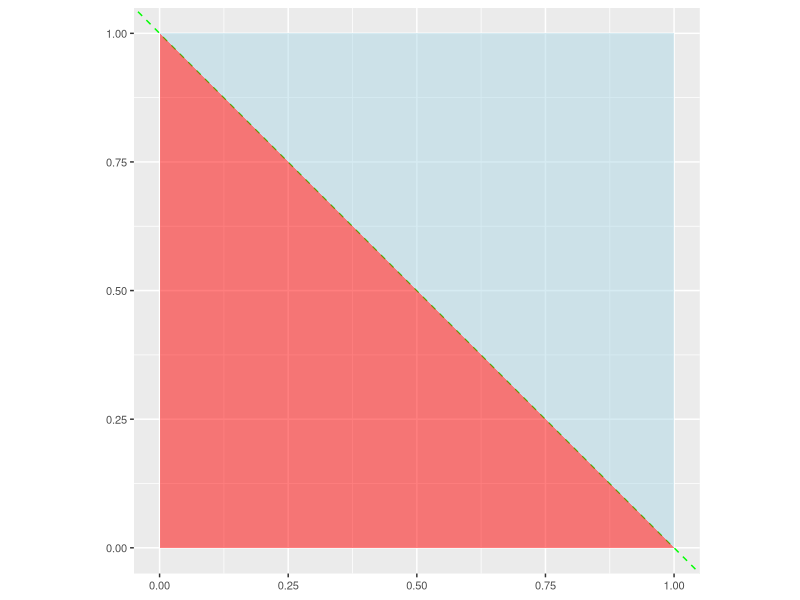
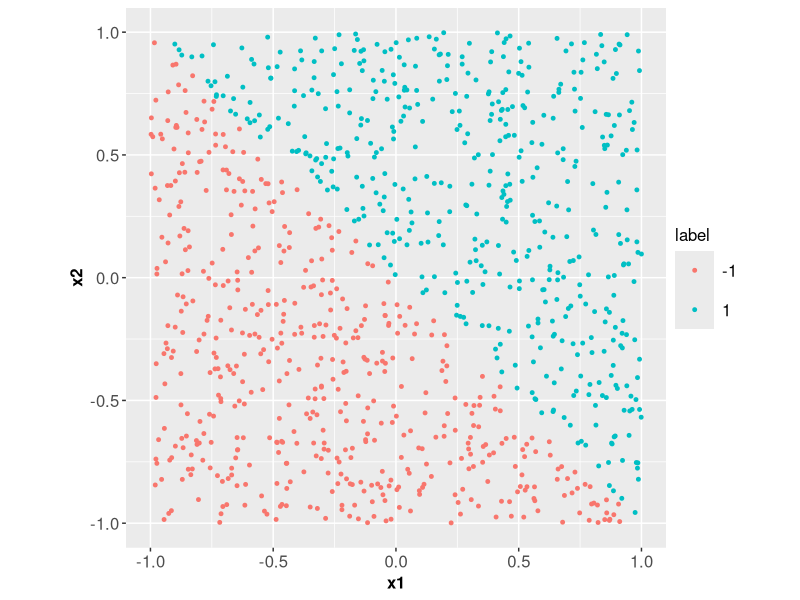
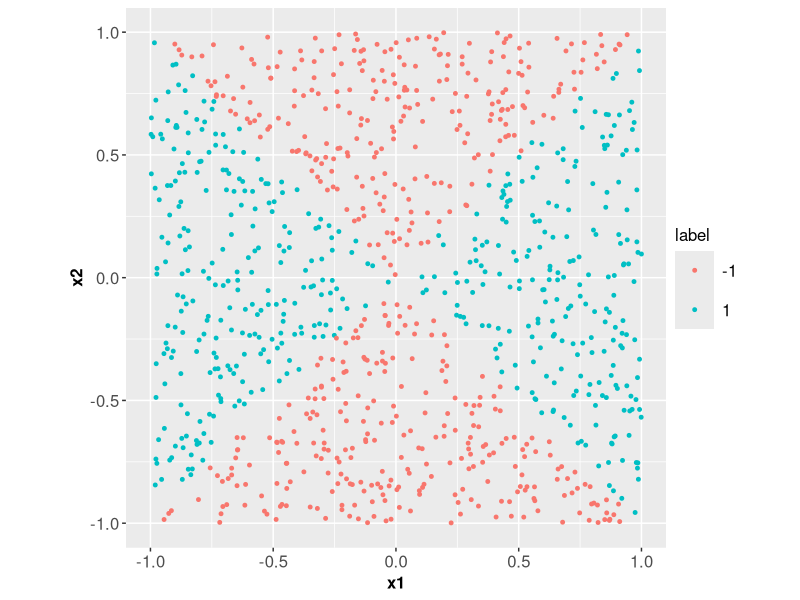
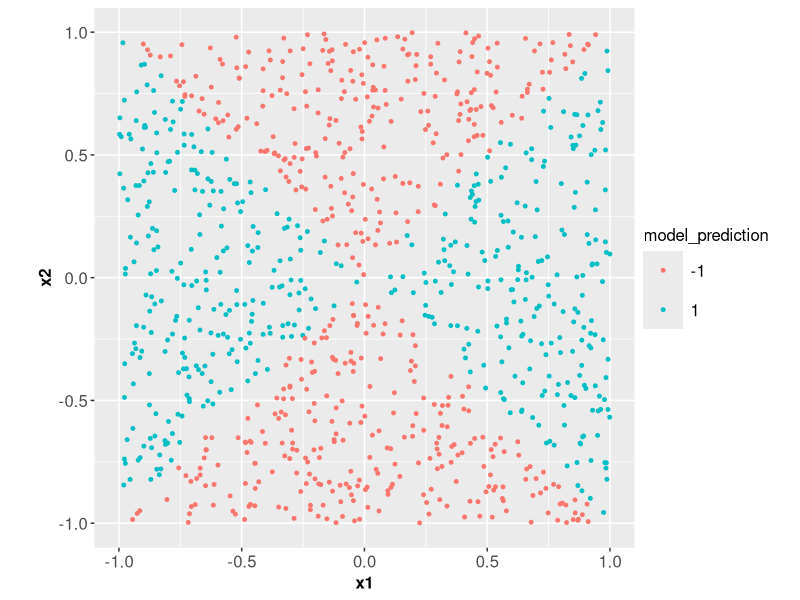
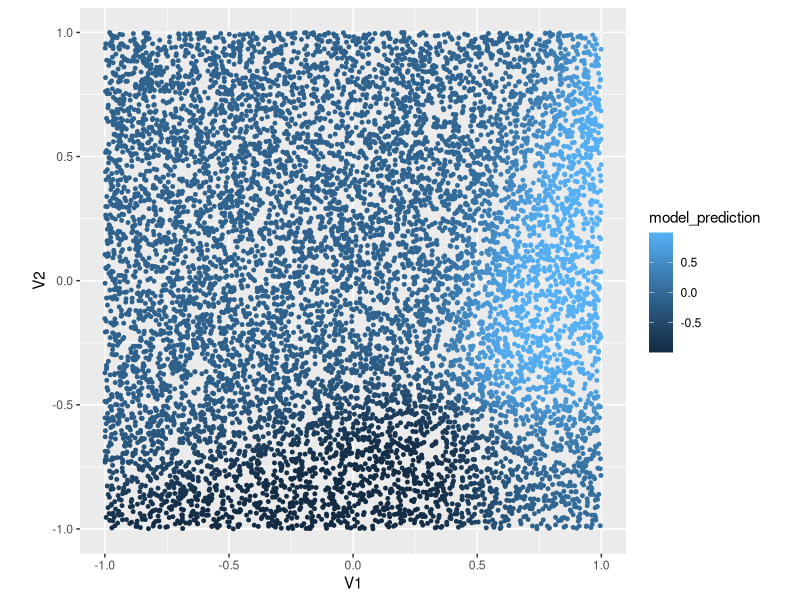

Source code (R) for these figures, in order:
## ---- chunk 1
knitr::opts_chunk$set(echo = TRUE)
# install required packages
library(rlist)
library(ggplot2)
## ---- chunk 2
apply_perceptron <- function(weights=NULL, input_data=NULL){
  # to use the first weight as z-intercept, the z-value of the data (first column) is set to 1
  input_data_ext <- cbind(rep(1, nrow(input_data)), input_data)
  # do matrix-vector multiplication and get sign of each entry in the resulting vector
  # this means that we apply the perceptron function to each row (data point)
  labels <- sign((input_data_ext %*% weights))
  return(labels)
}
## ---- chunk 3
ggplot() +
  geom_abline(intercept = 1, slope = -1, color="green", linetype="dashed", size=0.5) +
  geom_ribbon(stat = 'function', fun = function(x){-x+1},
              mapping = aes(ymin = after_stat(y), ymax = 1),
              fill = 'lightblue', alpha = 0.5)+
  geom_ribbon(stat = 'function', fun = function(x){-x+1},
              mapping = aes(ymin = 0, ymax = after_stat(y)),
              fill = 'red', alpha = 0.5)+
  theme(axis.text=element_text(size=8),
        axis.title=element_text(size=0,face="bold"))+
  coord_fixed()
## ---- chunk 4
rand_select <- function(dimension_intervals=list(x1, x2), number_of_samples=10){
  list_with_one_vector_per_dim <- lapply(dimension_intervals, FUN=function(interval){
    runif(number_of_samples, min=interval[1], max=interval[2])
  })
  df_with_points <- do.call(cbind, list_with_one_vector_per_dim)
  return(df_with_points)
}
## ---- chunk 5
# select random points from two dimensional space
set.seed(1)
points <- rand_select(dimension_intervals=list(c(-1, 1), c(-1, 1)), number_of_samples=1000)
# classify those points using the perceptron algorithm
labels1 <- apply_perceptron(weights=c(0, 1, 1), input_data=points)

# visualize the results
data1 <- data.frame(x1=points[,1], x2=points[,2], label=as.character(labels1))
ggplot(data1, aes(x=x1, y=x2, color=label)) +
  geom_point(size=1)+xlim(-1, 1)+ylim(-1, 1)+coord_fixed()+
  theme(axis.text=element_text(size=12),
        axis.title=element_text(size=12,face="bold"),
        legend.title = element_text(size=12),
        legend.text = element_text(size=12),
        legend.key.size = unit(1, "cm"),
        legend.box.margin=margin(-10,-10,-10,-10))
## ---- chunk 6
labels2 <- apply_perceptron(weights=c(0, 1, -1), input_data=points)
data2 <- data1
data2$label <- as.character(unlist(lapply(c(1:length(labels2)), FUN=function(index){if(labels1[index] == labels2[index]){return(1)}else{return(-1)}})))

ggplot(data2, aes(x=x1, y=x2, color=label)) +
  geom_point(size=1)+xlim(-1, 1)+ylim(-1, 1)+coord_fixed()+
  theme(axis.text=element_text(size=12),
        axis.title=element_text(size=12,face="bold"),
        legend.title = element_text(size=12),
        legend.text = element_text(size=12),
        legend.key.size = unit(1, "cm"),
        legend.box.margin=margin(-10,-10,-10,-10))
## ---- chunk 7
apply_perceptron_network <- function(weights1=NULL, weights2=NULL, weights3=NULL, weights4=NULL, weights5=NULL, input_data=NULL){
  input_data_ext <- cbind(rep(1, nrow(input_data)), input_data)
  # run perceptrons of input layer
  output1 <- sign((input_data_ext %*% weights1))
  output2 <- sign((input_data_ext %*% weights2))
  input_for_hidden_layer <- as.matrix(cbind(rep(1, nrow(input_data)), output1, output2))
  # run perceptrons of hidden (intermediate) layer
  output3 <- sign((input_for_hidden_layer %*% weights3))
  output4 <- sign((input_for_hidden_layer %*% weights4))
  input_for_final_perceptron <- as.matrix(cbind(rep(1, nrow(input_data)), output3, output4))
  # run output perceptron
  output5 <- sign((input_for_final_perceptron %*% weights5))
  return(output5)
}
## ---- chunk 8
data2$model_prediction <- apply_perceptron_network(weights1=c(0,1,1), weights2=c(0,1,-1), weights3=c(-1.5, 1, 1), weights4=c(-1.5, -1, -1), weights5=c(1.5, 1, 1), input_data=as.matrix(data2[,c(1,2)]))
data2$model_prediction <- as.character(data2$model_prediction)
ggplot(data2, aes(x=x1, y=x2, color=model_prediction)) +
  geom_point(size=1)+xlim(-1, 1)+ylim(-1, 1)+coord_fixed()+
  theme(axis.text=element_text(size=12),
        axis.title=element_text(size=12,face="bold"),
        legend.title = element_text(size=12),
        legend.text = element_text(size=12),
        legend.key.size = unit(1, "cm"),
        legend.box.margin=margin(-10,-10,-10,-10))

## ---- chunk 9
set.seed(1)

# specify the architecture: "+1" is always added to the number of inputs because we always add the same constant as an extra input so that one weight per neuron functions as the intercept (also called bias)
N_dims_data <- 2
N_inputs_to_L1 <- N_dims_data + 1
N_neurons_in_L1 <- 2
N_inputs_to_L2 <- N_neurons_in_L1 + 1
N_neurons_in_L2 <- 2
N_inputs_to_L3 <- N_neurons_in_L2 + 1
N_neurons_in_L3 <- 1

network_weights <- list(list(
matrix(runif(n=N_neurons_in_L1*N_inputs_to_L1, min=-1, max=1), nrow = N_neurons_in_L1, ncol=N_inputs_to_L1), 
matrix(runif(n=N_neurons_in_L2*N_inputs_to_L2, min=-1, max=1), nrow = N_neurons_in_L2, ncol=N_inputs_to_L2), 
matrix(runif(n=N_neurons_in_L3*N_inputs_to_L3, min=-1, max=1), nrow = N_neurons_in_L3, ncol=N_inputs_to_L3)))
## ---- chunk 10
forward_pass_function <- function(network_weights=NULL, data=NULL){
  optimized_weights <- network_weights[[length(network_weights)]]
  # to use weights in first column as biases, a constant is added to data vector at position       one
  # this needs to be repeated for every layer
  input_l1 <- rbind(rep(1, ncol(data)), data)
  # initialize lists for storing inputs and outputs
  inputs <- list(input_l1)
  outputs <- list()
  # run first layer and all hidden layers in loop
  for (index in c(1:(length(optimized_weights)-1))){
    outputs[[index]] <- tanh(optimized_weights[[index]] %*% inputs[[index]])
    inputs[[index+1]] <- rbind(rep(1, ncol(outputs[[index]])), outputs[[index]])
  }
  # run output layer; as our goal is to classify data, we just take the sign of the output
  outputs[[length(optimized_weights)]] <- tanh(optimized_weights[[length(optimized_weights)]] %*% inputs[[length(optimized_weights)]])
  # return final results plus all intermediate in- and outputs
  return(list(result=outputs[[length(optimized_weights)]],
              inputs=inputs,
              outputs=outputs))
}
## ---- chunk 11
backpropagation_function <- function(in_out_values=results, weights=network_weights, labels=matrix(c(1))){
  weights_last_iter <- weights[[length(weights)]]
  # initialize list to be filled with deltas
  delta_list <- rep(list(NA), length(weights_last_iter))
  # compute deltas of output layer; this formula is derived from the squared error function
  out_layer <- length(delta_list)
  outs <- in_out_values$outputs[[out_layer]]
  delta_list[[out_layer]] <- (1-outs^2)*2*(outs-labels)
  # compute deltas of all other layers; only depend on upstream deltas and are independent of    error function
  for (layer in c((out_layer-1):1)){
    outs <- in_out_values$outputs[[layer]]
    weights_prev <- weights_last_iter[[layer+1]]
    deltas_prev <- delta_list[[layer+1]]
    # In the formula below, the weights corresponding to the biases of the previous layer are      removed because they are not connected to a neuron of the current layer and hence
    # not part of the partial derivatives of the error with respect to other weights
    delta_list[[layer]] <- (1-outs^2)*(t(weights_prev)[c(2:ncol(weights_prev)),,drop=FALSE] %*% deltas_prev)
  }
  return(delta_list)
}
## ---- chunk 12
training_function <- function(training_data=matrix(c(NA, NA)), 
                              training_data_labels=c(NA), 
                              network_weights=NULL, 
                              learning_rate=0.01,
                              test_data=matrix(c(NA, NA)),
                              test_data_labels=c(NA),
                              accuracy_threshold=0.95){
  accuracy_test <- 0
  while (accuracy_test < accuracy_threshold){
    # bring training data into random order (this is repeated if all training data have been       used once but the desired model performance has not been reached)
    order <- sample(c(1:ncol(training_data)), size = ncol(training_data), replace = FALSE)
    training_data <- training_data[, order]
    training_data_labels <- training_data_labels[order]
    # use one data point after another for training the model
    data_index <- 1
    while ((accuracy_test < accuracy_threshold) & (data_index <= ncol(training_data))){
      # apply gradient descent to optimize network weights
      # 1. forward pass: for one input data point compute all network values
      results <- forward_pass_function(network_weights=network_weights, data=training_data[, data_index, drop=FALSE])
      # 2. compute partial derivatives of loss (error) function for all weights using                backpropagation
      deltas <- backpropagation_function(in_out_values=results, weights=network_weights, labels=matrix(training_data_labels[data_index]))
      # 3. update weights in list
      network_weights[[1]] <- lapply(c(1:length(network_weights[[1]])), FUN=function(layer){
        new_weights <- network_weights[[1]][[layer]] - (learning_rate * (deltas[[layer]] %*% t(results$inputs[[layer]])))
        return(new_weights)
      })
      # 4. test how well model performs on data that were not used for training
      results_test <- sign(forward_pass_function(network_weights=network_weights, data=test_data)[[1]])
      accuracy_test <- length(which(results_test == test_data_labels)) / ncol(test_data)
      print(accuracy_test)
      # update index
      data_index <- data_index + 1
    }
  }
  return(network_weights)
}
## ---- chunk 13
# 1. draw random coordinates from a region in a two-dimensional space
set.seed(1)
x1 <- c(-1,1)
x2 <- c(-1,1)
coordinates_to_map <- rand_select(dimension_intervals=list(x1, x2), number_of_samples=10000)
# 2. assign labels (+1 or -1) to these coordinates using the perceptron network
labels_from_perceptron_network <- apply_perceptron_network(weights1=c(0,1,1), weights2=c(0,1,-1), weights3=c(-1.5, 1, 1), weights4=c(-1.5, -1, -1), weights5=c(1.5, 1, 1), input_data=coordinates_to_map)
## ---- chunk 14
set.seed(1)

# specify the architecture: "+1" is always added to the number of inputs because we always add the same constant as an extra input so that one weight per neuron functions as the intercept (also called bias)
N_dims_data <- 2
N_inputs_to_L1 <- N_dims_data + 1
N_neurons_in_L1 <- 2
N_inputs_to_L2 <- N_neurons_in_L1 + 1
N_neurons_in_L2 <- 2
N_inputs_to_L3 <- N_neurons_in_L2 + 1
N_neurons_in_L3 <- 1

network_weights <- list(list(
matrix(runif(N_neurons_in_L1*N_inputs_to_L1, min=-1, max=1), nrow = N_neurons_in_L1, ncol=N_inputs_to_L1), 
matrix(runif(N_neurons_in_L2*N_inputs_to_L2, min=-1, max=1), nrow = N_neurons_in_L2, ncol=N_inputs_to_L2), 
matrix(runif(N_neurons_in_L3*N_inputs_to_L3, min=-1, max=1), nrow = N_neurons_in_L3, ncol=N_inputs_to_L3)))
## ---- chunk 15
updated_weights <- training_function(training_data=t(coordinates_to_map), 
                                training_data_labels=as.vector(labels_from_perceptron_network),                                 network_weights=network_weights, 
                                learning_rate=0.01,
                                test_data=t(coordinates_to_map),
                                test_data_labels=as.vector(labels_from_perceptron_network),
                                accuracy_threshold=0.7)
## ---- chunk 16
# sample new data points 
x1 <- c(-1,1)
x2 <- c(-1,1)
test_coordinates <- rand_select(dimension_intervals=list(x1, x2), number_of_samples=10000)
# predict their class identity using the trained model
output_after_training <- forward_pass_function(network_weights=updated_weights, data=t(test_coordinates))
# visualize predictions for 
data_for_visualization <- as.data.frame(test_coordinates)
data_for_visualization$model_prediction <- as.vector(output_after_training$result)
ggplot(data_for_visualization, aes(x=V1, y=V2, color=model_prediction)) +
  geom_point(size=1)+xlim(-1, 1)+ylim(-1, 1)+coord_fixed()
## ---- chunk 17

## ---- chunk 18

## ---- chunk 19

## ---- chunk 20
